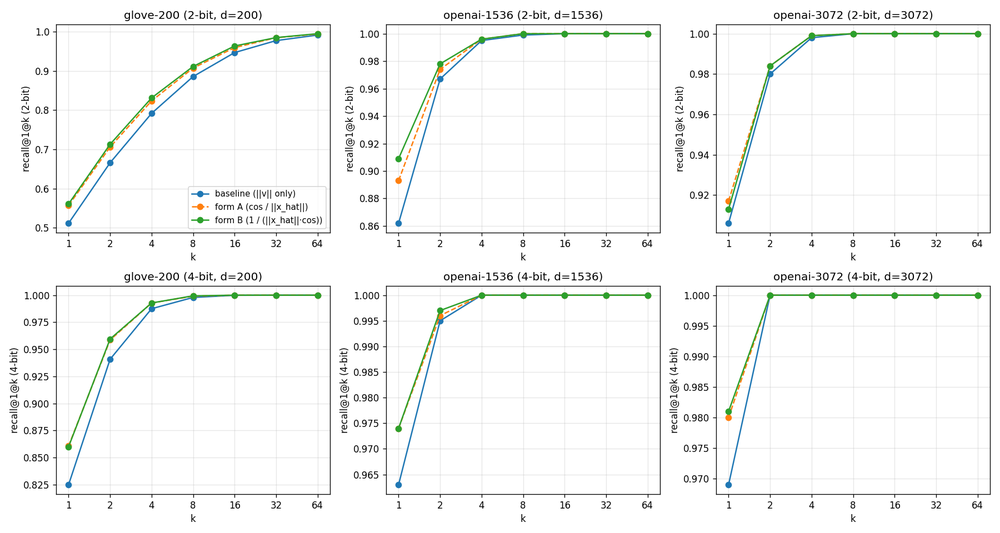
#> input picture os-agents/turbovec/benchmarks/rabitq_poc/recall_grid.png, 1000 x 533 px, shrunk from 1800 x 960 before the run
$ python adaptive_threshold_filter.py ../../os-agents/turbovec/benchmarks/rabitq_poc/recall_grid.png out.png
#> lines starting #> are read from the running program, lines starting #| are printed output that depends on the picture
#!/usr/bin/env python3
"""
Adaptive Threshold Filter

Implements a local adaptive thresholding technique for image segmentation,
inspired by the bias-correction approach in arXiv:2605.00384v1.

Usage:
    python adaptive_threshold_filter.py input.png output.png
"""

import argparse
import sys
import numpy as np
from PIL import Image


def local_mean(image: np.ndarray, window_size: int = 15) -> np.ndarray:
    """Compute local mean using a simple box filter (convolution with uniform kernel)."""
    pad = window_size // 2
    padded = np.pad(image, pad, mode='reflect')
    kernel = np.ones((window_size, window_size)) / (window_size ** 2)
    result = np.zeros_like(image, dtype=np.float64)
    for i in range(image.shape[0]):
        for j in range(image.shape[1]):
            result[i, j] = np.sum(padded[i:i+window_size, j:j+window_size] * kernel)
    return result


def adaptive_threshold(image: np.ndarray, k: float = 0.2, window_size: int = 15) -> np.ndarray:
    """
    Apply adaptive thresholding using local mean and standard deviation.

    Pixels are set to 1 if: pixel > local_mean - k * local_std
    Otherwise set to 0.
    """
    img = np.asarray(image, dtype=np.float64)
    if img.ndim == 3:
        img = img.mean(axis=2)  # Convert to grayscale

    local_mean_img = local_mean(img, window_size)

    # Compute local variance efficiently using same padding trick
    pad = window_size // 2
    padded_sq = np.pad(img ** 2, pad, mode='reflect')
    padded_img = np.pad(img, pad, mode='reflect')

    local_var = np.zeros_like(img)
    for i in range(img.shape[0]):
        for j in range(img.shape[1]):
            window = padded_img[i:i+window_size, j:j+window_size]
            window_sq = padded_sq[i:i+window_size, j:j+window_size]
            local_var[i, j] = np.mean(window_sq) - np.mean(window) ** 2

    local_std = np.sqrt(np.maximum(local_var, 0))

    threshold = local_mean_img - k * local_std
    binary = (img > threshold).astype(np.uint8) * 255
    return binary


def main():
    parser = argparse.ArgumentParser(description="Adaptive thresholding for image segmentation")
    parser.add_argument("input", help="Input image path")
    parser.add_argument("output", help="Output binary image path")
    parser.add_argument("--k", type=float, default=0.2,
                        help="Bias correction factor (default: 0.2)")
    parser.add_argument("--window", type=int, default=15,
                        help="Window size for local statistics (default: 15)")
    args = parser.parse_args()

    try:
        img = Image.open(args.input).convert('L')
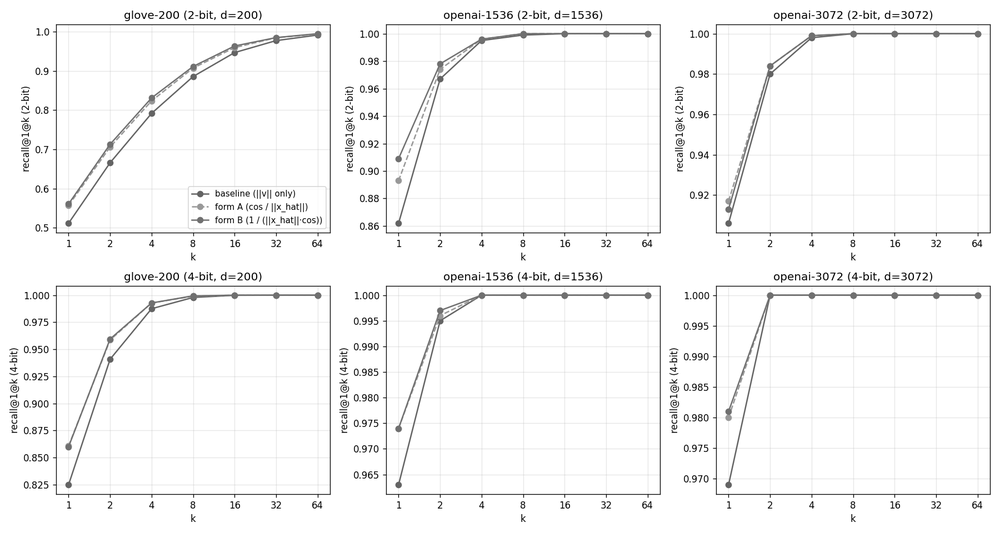
#> img: PIL image 1000x533 L; min 0, max 255, mean 246.6
    except Exception as e:
        print(f"Error loading image: {e}", file=sys.stderr)
        sys.exit(1)

    result = adaptive_threshold(img, k=args.k, window_size=args.window)
#> in local_mean, `padded = np.pad(image, pad, mode='reflect')`:
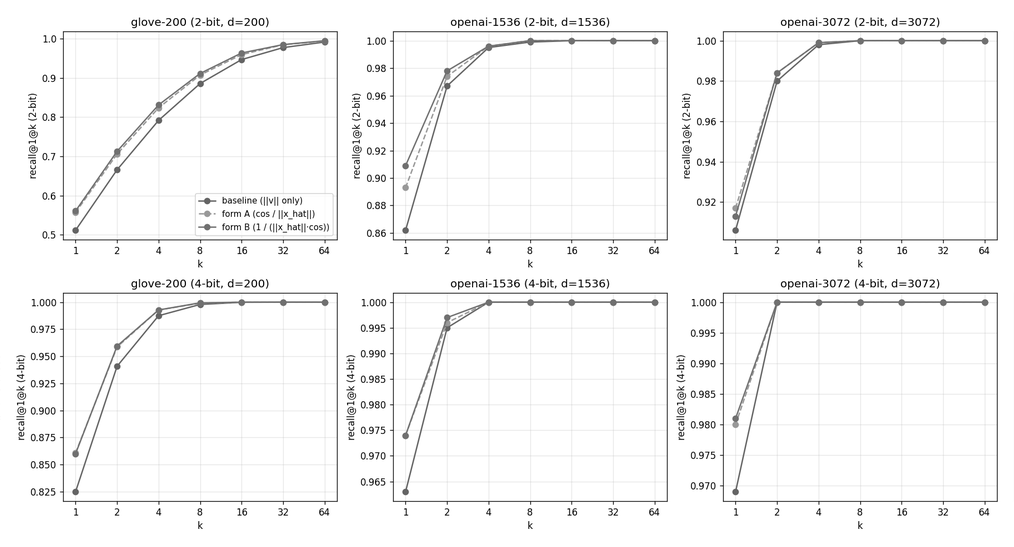
#> padded: shape (547, 1014) float64; min 0, max 255, mean 246.9
#> after the loop in local_mean, `for i in range(image.shape[0]):`:
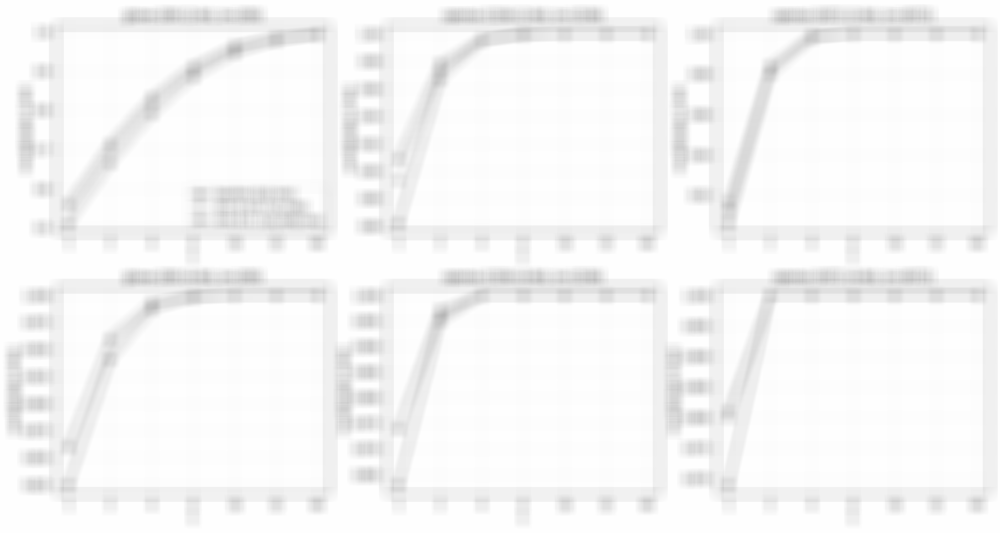
#> result: shape (533, 1000) float64; min 182.3, max 255, mean 246.6
#> in adaptive_threshold, `padded_sq = np.pad(img ** 2, pad, mode='reflect')`:
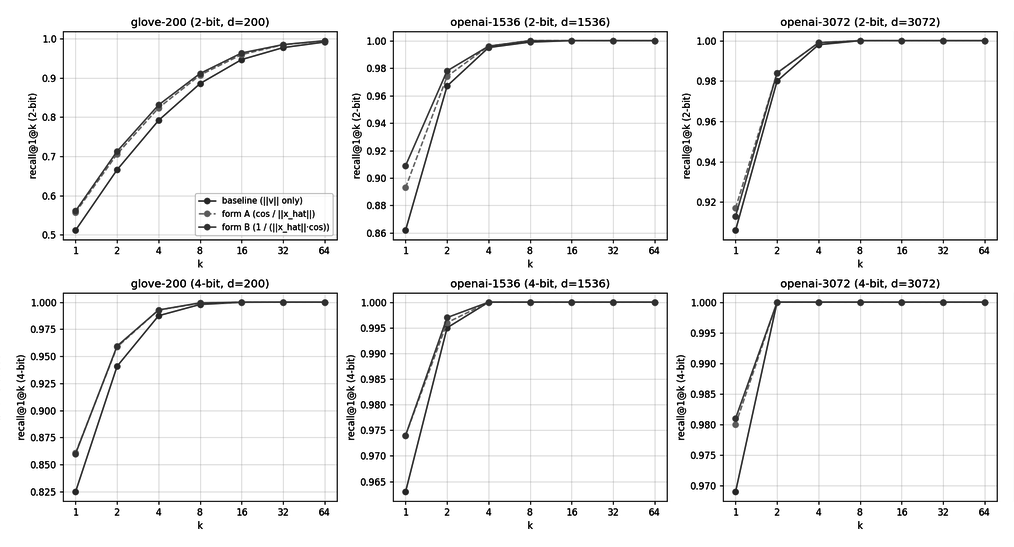
#> padded_sq: shape (547, 1014) float64; min 0, max 65025, mean 61905.2; drawn with min black and max white
#> after the loop in adaptive_threshold, `for i in range(img.shape[0]):`:
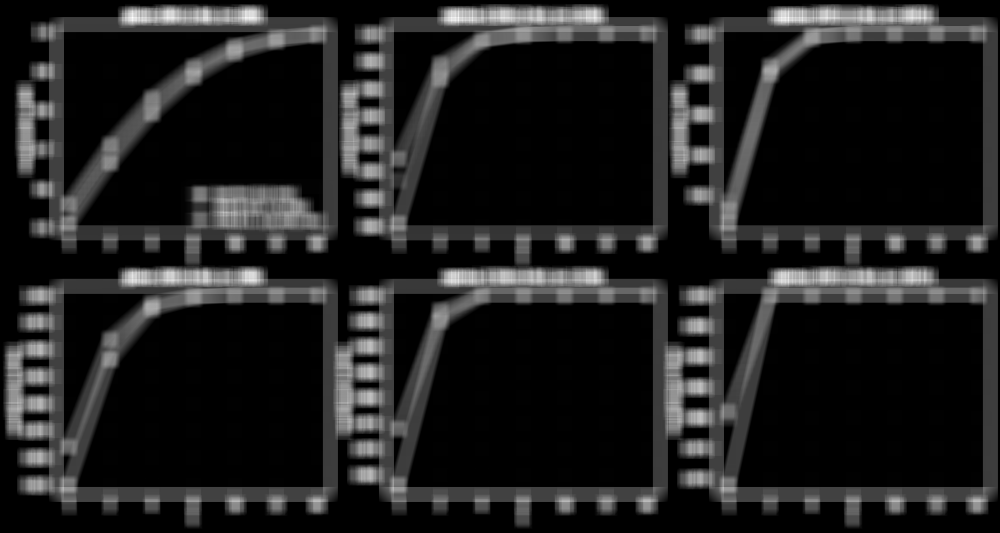
#> local_var: shape (533, 1000) float64; min 0, max 6621.3, mean 832.6; drawn with min black and max white
#> in adaptive_threshold, `local_std = np.sqrt(np.maximum(local_var, 0))`:
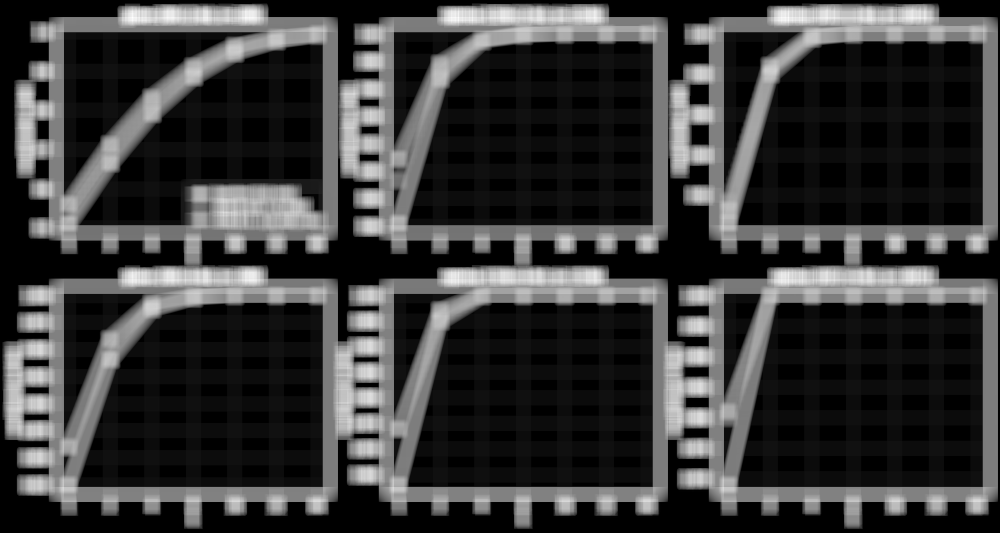
#> local_std: shape (533, 1000) float64; min 0, max 81.37, mean 18.4; drawn with min black and max white
#> in adaptive_threshold, `binary = (img > threshold).astype(np.uint8) * 255`:
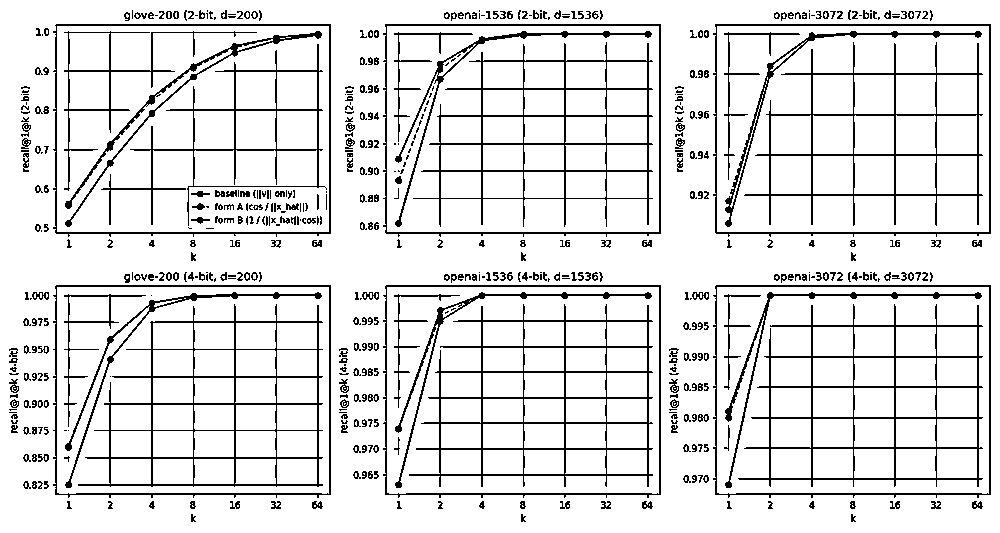
#> binary: shape (533, 1000); 88.7% white; black in thin lines or dots
    output_img = Image.fromarray(result)
    output_img.save(args.output)
    print(f"Segmented image saved to {args.output}")


if __name__ == "__main__":
    main()
